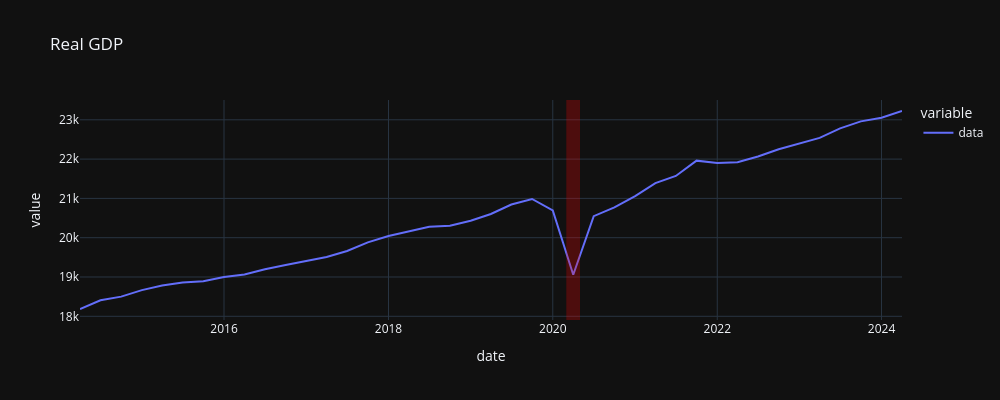

Notebook cell for this chart:
### Code cell
"""
GDP Contraction: One of the primary indicators is a decline in Gross Domestic Product (GDP),
which measures the total value of goods and services produced in a country.
A negative GDP growth for two consecutive quarters is often considered a technical recession.
"""

# Real Gross Domestic Product (GDPC1)
plot_data("GDPC1", "Real GDP", years=10)

### Figure 1 — Plotly figure (JSON) as saved in the notebook; plotly's stock layout.template omitted (floating-point values rounded to 4 significant figures)
{"data": [{"hovertemplate": "variable=data<br>date=%{x|%B %d, %Y}<br>value=%{y}<extra></extra>", "legendgroup": "data", "line": {"color": "#636efa", "dash": "solid"}, "marker": {"symbol": "circle"}, "mode": "lines", "name": "data", "orientation": "v", "showlegend": true, "type": "scatter", "x": ["2014-04-01T00:00:00", "2014-07-01T00:00:00", "2014-10-01T00:00:00", "2015-01-01T00:00:00", "2015-04-01T00:00:00", "2015-07-01T00:00:00", "2015-10-01T00:00:00", "2016-01-01T00:00:00", "2016-04-01T00:00:00", "2016-07-01T00:00:00", "2016-10-01T00:00:00", "2017-01-01T00:00:00", "2017-04-01T00:00:00", "2017-07-01T00:00:00", "2017-10-01T00:00:00", "2018-01-01T00:00:00", "2018-04-01T00:00:00", "2018-07-01T00:00:00", "2018-10-01T00:00:00", "2019-01-01T00:00:00", "2019-04-01T00:00:00", "2019-07-01T00:00:00", "2019-10-01T00:00:00", "2020-01-01T00:00:00", "2020-04-01T00:00:00", "2020-07-01T00:00:00", "2020-10-01T00:00:00", "2021-01-01T00:00:00", "2021-04-01T00:00:00", "2021-07-01T00:00:00", "2021-10-01T00:00:00", "2022-01-01T00:00:00", "2022-04-01T00:00:00", "2022-07-01T00:00:00", "2022-10-01T00:00:00", "2023-01-01T00:00:00", "2023-04-01T00:00:00", "2023-07-01T00:00:00", "2023-10-01T00:00:00", "2024-01-01T00:00:00", "2024-04-01T00:00:00"], "xaxis": "x", "y": [18190.0, 18410.0, 18500.0, 18670.0, 18780.0, 18860.0, 18890.0, 19000.0, 19060.0, 19200.0, 19300.0, 19400.0, 19510.0, 19660.0, 19880.0, 20040.0, 20150.0, 20280.0, 20300.0, 20430.0, 20600.0, 20840.0, 20990.0, 20690.0, 19060.0, 20550.0, 20770.0, 21060.0, 21390.0, 21570.0, 21960.0, 21900.0, 21920.0, 22070.0, 22250.0, 22400.0, 22540.0, 22780.0, 22960.0, 23050.0, 23220.0], "yaxis": "y"}], "layout": {"height": 400, "legend": {"title": {"text": "variable"}, "tracegroupgap": 0}, "shapes": [{"fillcolor": "red", "line": {"width": 0}, "opacity": 0.25, "type": "rect", "x0": "2020-03-01", "x1": "2020-05-01", "xref": "x", "y0": 0, "y1": 1, "yref": "y domain"}], "title": {"text": "Real GDP"}, "width": 1000, "xaxis": {"anchor": "y", "domain": [0, 1], "title": {"text": "date"}}, "yaxis": {"anchor": "x", "domain": [0, 1], "title": {"text": "value"}}}}
